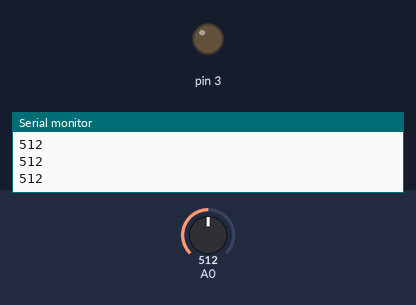
Bench run of a sketch on a simulated Arduino Uno, built with avr-gcc and run on an emulated ATmega328P. Parts: output pins drawn as LEDs (lit = HIGH), the last lines printed to the serial monitor. The inputs (shaded band) are chosen by the test bench; at power-on: A0 = 512.

Above: at 1.2 s.
1.3 s: A0 set to 482
At 2.2 s:
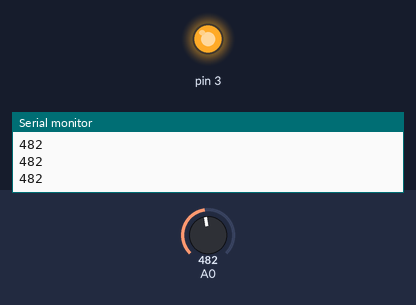
2.8 s: A0 set to 510
At 3.4 s:
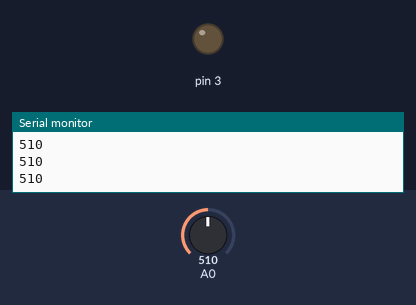
4.3 s: A0 set to 490
At 5.5 s:
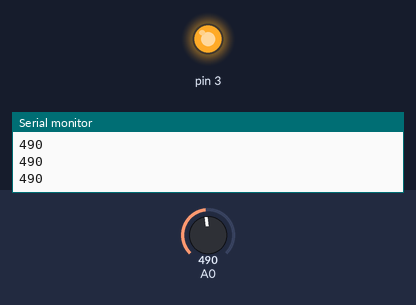
Timing chart, 0 to 7.3 s (numbered marks = the images above; inputs shaded):
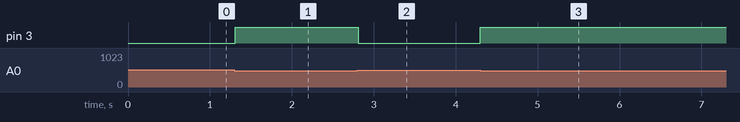

The sketch:

Photoresistor.ino
```cpp
void setup() {
  pinMode(3, OUTPUT);
  Serial.begin(9600);
}

void loop() {
  int val = analogRead(A0);
  Serial.println(val);
  if(val < 500){
    digitalWrite(3, HIGH);
  }else{
    digitalWrite(3, LOW);
  }
  delay(10);
}
```

Measured:
- the behaviour switches between 500 and 499 on A0 (found by bisection; images 0 and 1)
- after the input at 1.3 s, pin 3: LOW → HIGH at once
- after the input at 2.8 s, pin 3: HIGH → LOW at once
- after the input at 4.3 s, pin 3: LOW → HIGH at once
